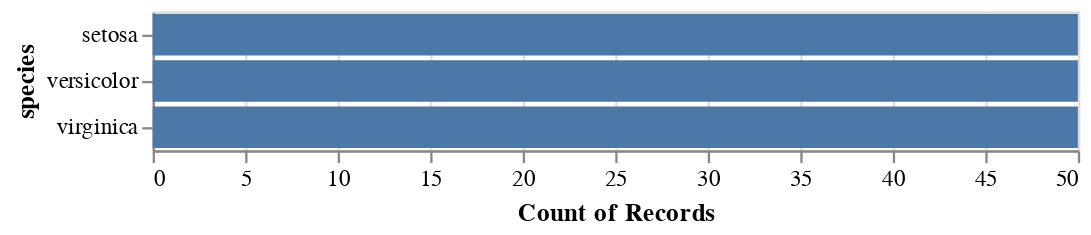

Notebook code cell kept with this figure:
### Code cell
alt.Chart(iris).mark_bar().encode(
    y='species',
    x='count()',
)

### Figure 1 — Vega-Lite specification as saved in the notebook (floating-point values rounded to 4 significant figures; data arrays with more than 128 entries replaced by an {"elided": "..."} marker saying what was removed)
{"config": {"view": {"continuousWidth": 400, "continuousHeight": 300}}, "data": {"name": "data-a264acbd6e539a8b3afc0cb5f240fb57"}, "mark": "bar", "encoding": {"x": {"type": "quantitative", "aggregate": "count"}, "y": {"type": "nominal", "field": "species"}}, "$schema": "https://vega.github.io/schema/vega-lite/v4.8.1.json", "datasets": {"data-a264acbd6e539a8b3afc0cb5f240fb57": {"elided": "150 records"}}}
